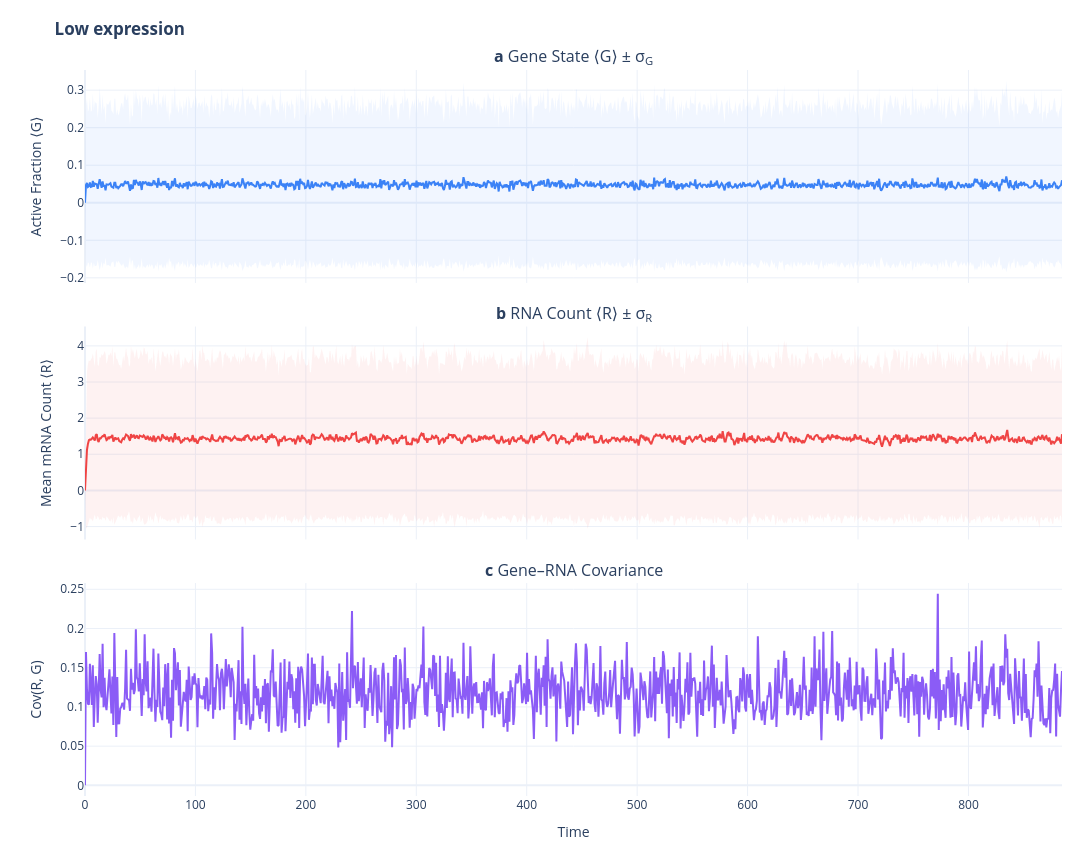
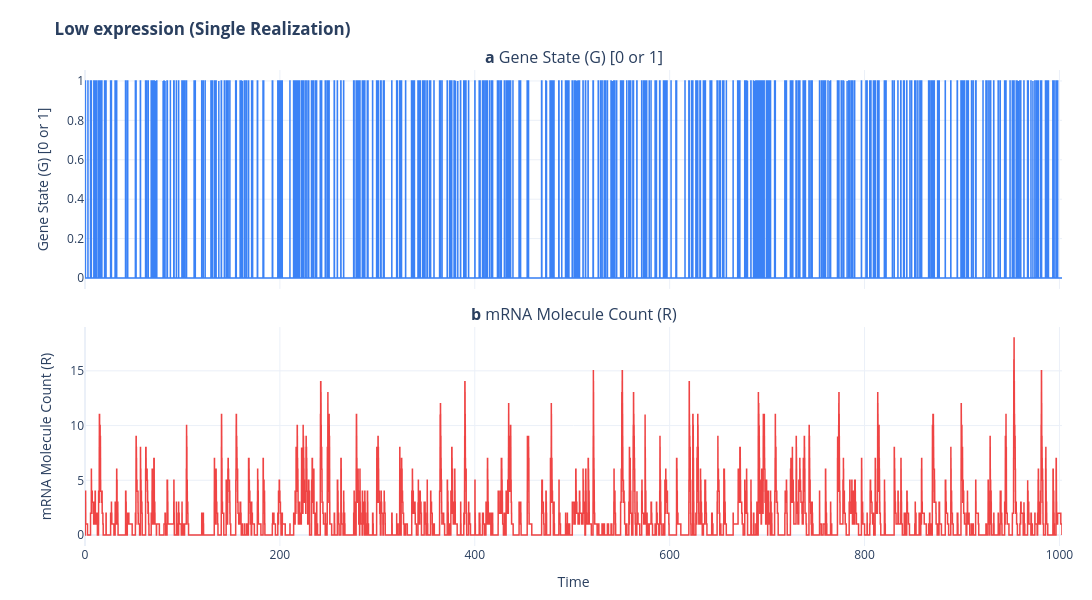

Notebook code for these charts, in order:
### Markdown cell above
**2b. Low expression — TATA-less / Inr-less promoter** ($k_{\text{on}}=0.5,\; k_{\text{off}}=10,\; k_{\text{syn}}=30$)

Unstable ON state → small burst size ($k_{\text{syn}}/k_{\text{off}}\approx 3$) →
**low ⟨R⟩**, large relative noise.

### Code cell
run_experiment(
    title="Low expression",
    k_on=0.5,
    k_off=10,
    k_syn=30,
    show_single_trajectory=True
)

### Figure 1 — Plotly figure (JSON) as saved in the notebook; plotly's stock layout.template omitted (floating-point values rounded to 4 significant figures; data arrays with more than 128 entries replaced by an {"elided": "..."} marker saying what was removed)
{"data": [{"hoverinfo": "skip", "line": {"width": 0}, "showlegend": false, "type": "scatter", "x": {"elided": "1000 float values"}, "xaxis": "x", "y": {"elided": "1000 float values"}, "yaxis": "y"}, {"fill": "tonexty", "fillcolor": "rgba(59, 130, 246, 0.07)", "hoverinfo": "skip", "line": {"width": 0}, "showlegend": false, "type": "scatter", "x": {"elided": "1000 float values"}, "xaxis": "x", "y": {"elided": "1000 float values"}, "yaxis": "y"}, {"hovertemplate": "⟨G⟩ = %{y:.3f}<extra></extra>", "line": {"color": "#3B82F6", "width": 2}, "showlegend": false, "type": "scatter", "x": {"elided": "1000 float values"}, "xaxis": "x", "y": {"elided": "1000 float values"}, "yaxis": "y"}, {"hoverinfo": "skip", "line": {"width": 0}, "showlegend": false, "type": "scatter", "x": {"elided": "1000 float values"}, "xaxis": "x2", "y": {"elided": "1000 float values"}, "yaxis": "y2"}, {"fill": "tonexty", "fillcolor": "rgba(239, 68, 68, 0.07)", "hoverinfo": "skip", "line": {"width": 0}, "showlegend": false, "type": "scatter", "x": {"elided": "1000 float values"}, "xaxis": "x2", "y": {"elided": "1000 float values"}, "yaxis": "y2"}, {"hovertemplate": "⟨R⟩ = %{y:.1f}<extra></extra>", "line": {"color": "#EF4444", "width": 2}, "showlegend": false, "type": "scatter", "x": {"elided": "1000 float values"}, "xaxis": "x2", "y": {"elided": "1000 float values"}, "yaxis": "y2"}, {"hovertemplate": "Cov = %{y:.3f}<extra></extra>", "line": {"color": "#8B5CF6", "width": 2}, "showlegend": false, "type": "scatter", "x": {"elided": "1000 float values"}, "xaxis": "x3", "y": {"elided": "1000 float values"}, "yaxis": "y3"}], "layout": {"annotations": [{"font": {"size": 16}, "showarrow": false, "text": "<b>a</b> Gene State ⟨G⟩ ± σ<sub>G</sub>", "x": 0.5, "xanchor": "center", "xref": "paper", "y": 1, "yanchor": "bottom", "yref": "paper"}, {"font": {"size": 16}, "showarrow": false, "text": "<b>b</b> RNA Count ⟨R⟩ ± σ<sub>R</sub>", "x": 0.5, "xanchor": "center", "xref": "paper", "y": 0.6467, "yanchor": "bottom", "yref": "paper"}, {"font": {"size": 16}, "showarrow": false, "text": "<b>c</b> Gene–RNA Covariance", "x": 0.5, "xanchor": "center", "xref": "paper", "y": 0.2933, "yanchor": "bottom", "yref": "paper"}], "height": 850, "hovermode": "x", "margin": {"b": 50, "l": 85, "r": 30, "t": 70}, "title": {"text": "<b>Low expression</b>"}, "width": 1100, "xaxis": {"anchor": "y", "domain": [0, 1], "matches": "x3", "showticklabels": false}, "xaxis2": {"anchor": "y2", "domain": [0, 1], "matches": "x3", "showticklabels": false}, "xaxis3": {"anchor": "y3", "domain": [0, 1], "title": {"text": "Time"}}, "yaxis": {"anchor": "x", "domain": [0.7067, 1], "title": {"text": "Active Fraction ⟨G⟩"}}, "yaxis2": {"anchor": "x2", "domain": [0.3533, 0.6467], "title": {"text": "Mean mRNA Count ⟨R⟩"}}, "yaxis3": {"anchor": "x3", "domain": [0, 0.2933], "title": {"text": "Cov(R, G)"}}}}

### Figure 2 — Plotly figure (JSON) as saved in the notebook; plotly's stock layout.template omitted (floating-point values rounded to 4 significant figures; data arrays with more than 128 entries replaced by an {"elided": "..."} marker saying what was removed)
{"data": [{"hovertemplate": "G = %{y:.0f}<extra></extra>", "line": {"color": "#3B82F6", "shape": "hv", "width": 1.5}, "showlegend": false, "type": "scatter", "x": {"elided": "4001 float values"}, "xaxis": "x", "y": {"elided": "4001 float values"}, "yaxis": "y"}, {"hovertemplate": "R = %{y:.0f}<extra></extra>", "line": {"color": "#EF4444", "shape": "hv", "width": 1.5}, "showlegend": false, "type": "scatter", "x": {"elided": "4001 float values"}, "xaxis": "x2", "y": {"elided": "4001 float values"}, "yaxis": "y2"}], "layout": {"annotations": [{"font": {"size": 16}, "showarrow": false, "text": "<b>a</b> Gene State (G) [0 or 1]", "x": 0.5, "xanchor": "center", "xref": "paper", "y": 1, "yanchor": "bottom", "yref": "paper"}, {"font": {"size": 16}, "showarrow": false, "text": "<b>b</b> mRNA Molecule Count (R)", "x": 0.5, "xanchor": "center", "xref": "paper", "y": 0.46, "yanchor": "bottom", "yref": "paper"}], "height": 600, "hovermode": "x", "margin": {"b": 50, "l": 85, "r": 30, "t": 70}, "title": {"text": "<b>Low expression (Single Realization)</b>"}, "width": 1100, "xaxis": {"anchor": "y", "domain": [0, 1], "matches": "x2", "showticklabels": false}, "xaxis2": {"anchor": "y2", "domain": [0, 1], "title": {"text": "Time"}}, "yaxis": {"anchor": "x", "domain": [0.54, 1], "title": {"text": "Gene State (G) [0 or 1]"}}, "yaxis2": {"anchor": "x2", "domain": [0, 0.46], "title": {"text": "mRNA Molecule Count (R)"}}}}
